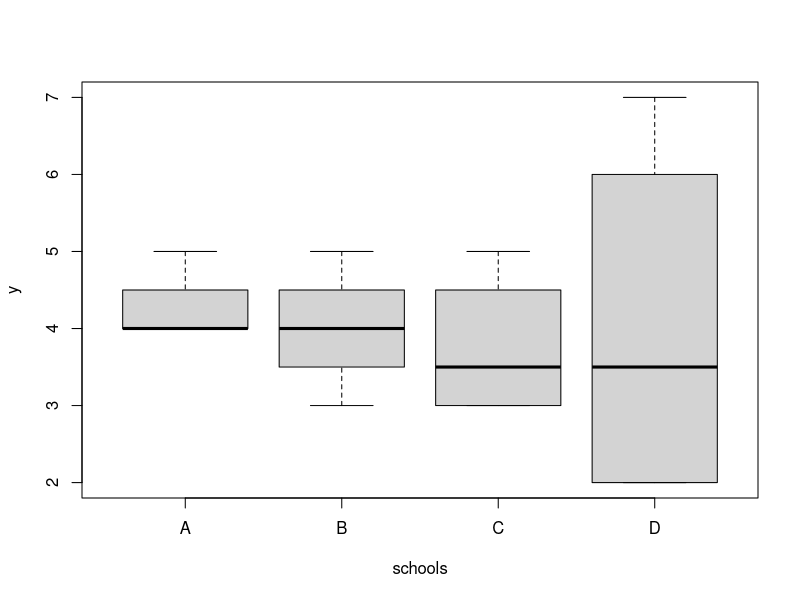
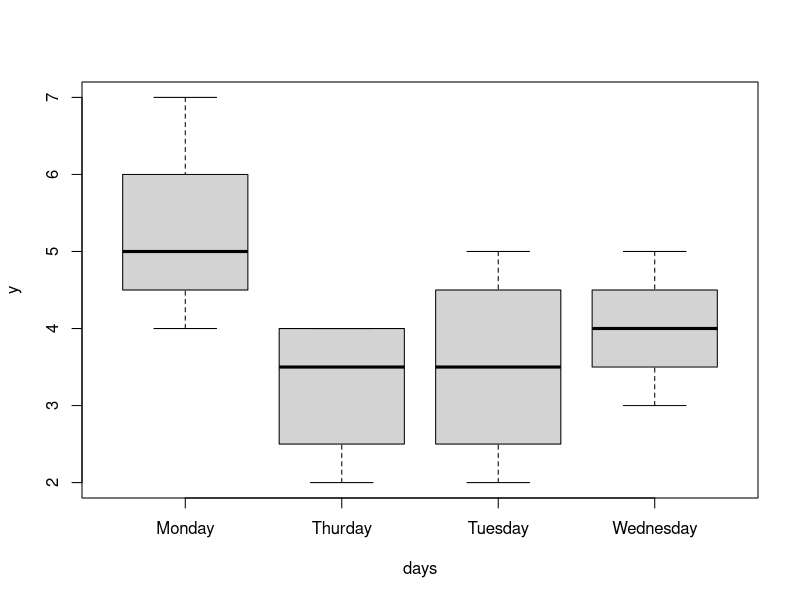
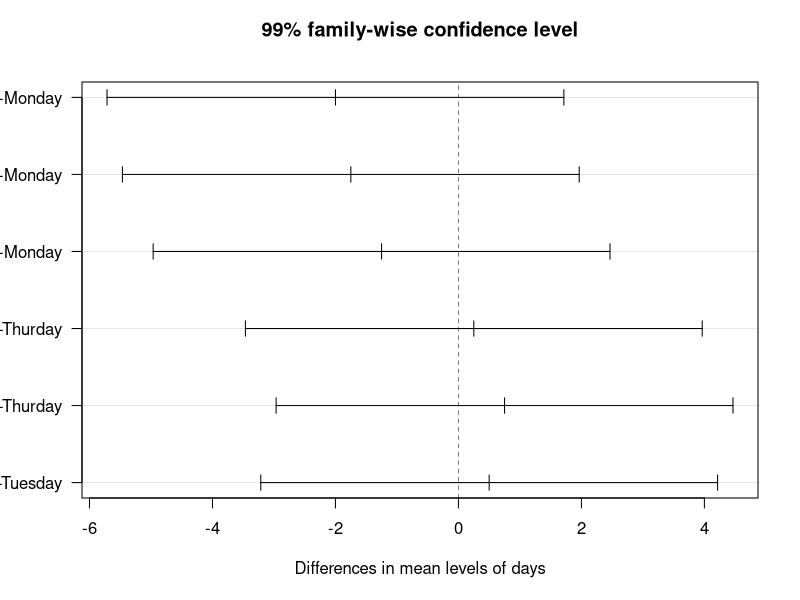
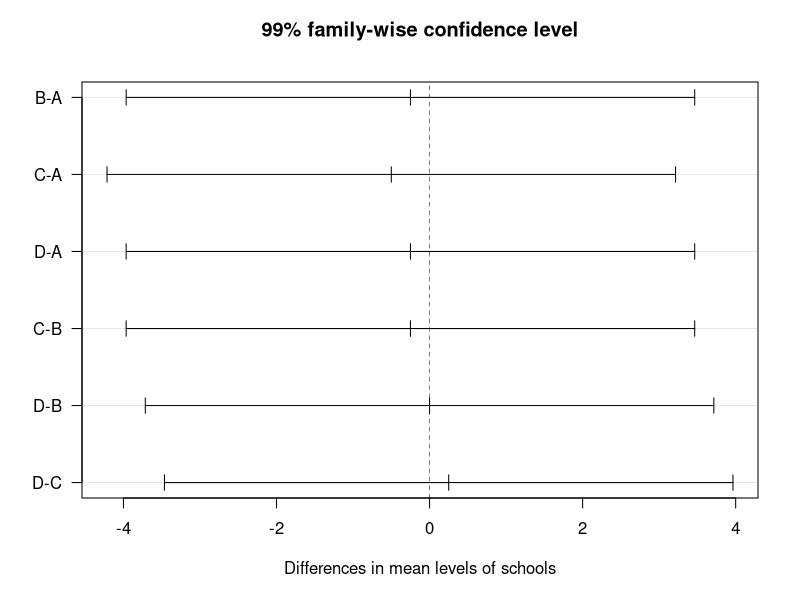

Reproduce these figures in R, in order.
# Input the data
y = c(5,4,5,7,4,5,3,2,4,3,4,5,4,4,3,2)
# classify the data to days of week
days = factor(rep(c("Monday","Tuesday","Wednesday","Thurday"),each=4))
# classify the data into school
schools =factor(rep(c("A","B","C","D"),4))
## Data visualization
# draw the boxplot relative to schools
boxplot (y~schools)
# draw the boxplot relative to days of week
boxplot(y~days)
## Using anovo to analyze
result = aov(y ~ days + schools)
# display the result
summary(result)
# compare the result using Tukey test
TukeyHSD(result, conf.level = 0.99)
# plot the difference
plot(TukeyHSD(result, conf.level = 0.99),las =1)
